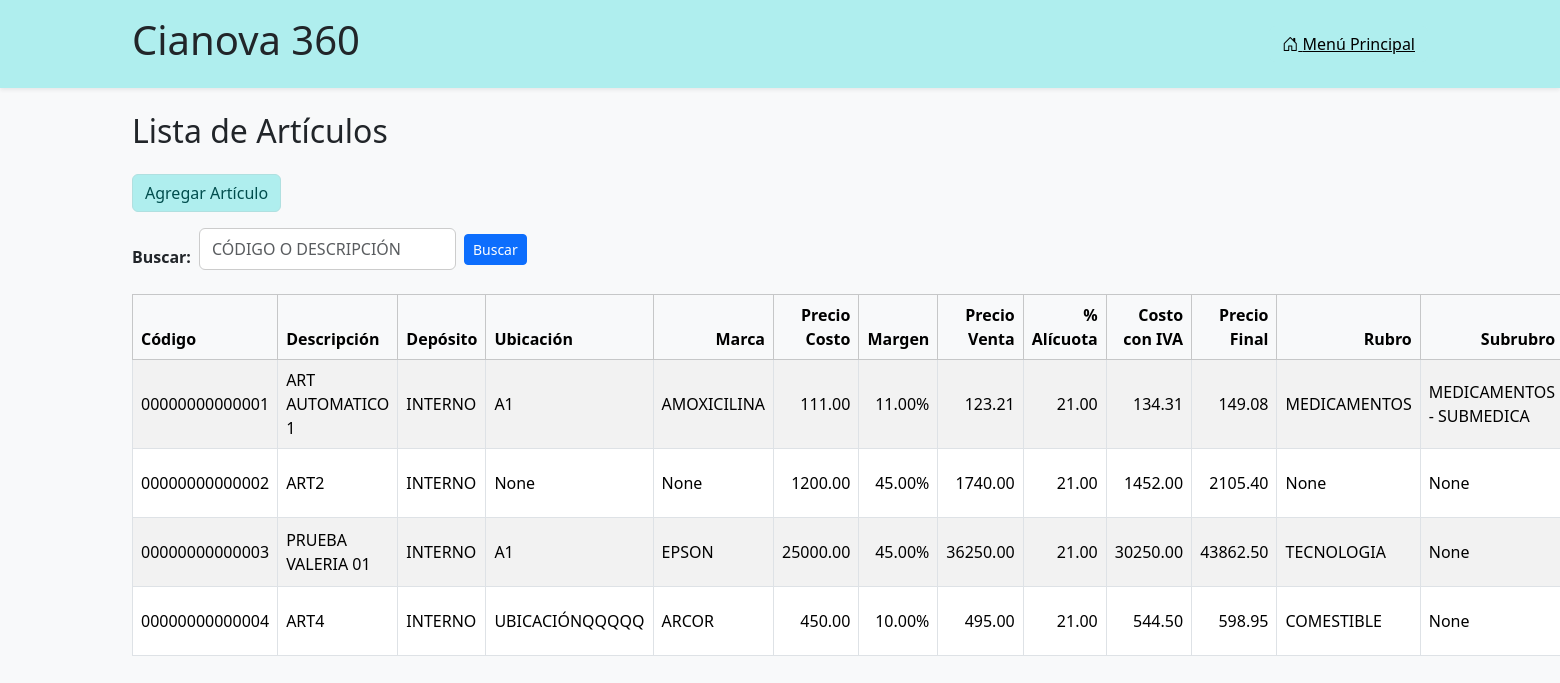
The page /articulos/lista/ on the database its author committed.
### articulos/models.py (models this page shows, shortened)
class UpperCaseMixin:
    def save(self, *args, **kwargs):
        for field in self._meta.fields:
            if isinstance(field, models.CharField) and getattr(self, field.name):
                setattr(self, field.name, getattr(self, field.name).upper())
        super().save(*args, **kwargs)

class Articulo(UpperCaseMixin, models.Model):
    codart = models.CharField(
        "Código",
        max_length=14,
        unique=True,
        validators=[
            RegexValidator(
                regex=r'^[A-Z0-9]+$',
                message='Solo se permiten letras mayúsculas y números.'
            )
        ],
        help_text='14 caracteres, se completa con ceros a la izquierda.'
    )
    descrip = models.CharField("Descripción", max_length=80)
    marca = models.ForeignKey('Marca', on_delete=models.PROTECT, blank=True, null=True)
    rubro = models.ForeignKey('Rubro', on_delete=models.PROTECT, blank=True, null=True)
    subrubro = models.ForeignKey('Subrubro', on_delete=models.PROTECT, blank=True, null=True)
    deposito = models.CharField(max_length=14, blank=True, null=True, verbose_name="Depósito")
    precosto = models.DecimalField("Precio Costo", max_digits=12, decimal_places=2, validators=[MinValueValidator(0)])
    margen = models.DecimalField("Margen %", max_digits=6, decimal_places=2, default=0)
    ncodalic = models.ForeignKey('Alicuota', verbose_name="Código Alícuota", on_delete=models.PROTECT)
    alic = models.DecimalField("% Alícuota", max_digits=5, decimal_places=2, editable=False, null=True, default=0)
    costoiva = models.DecimalField("Costo con IVA", max_digits=12, decimal_places=2, null=True, default=0)
    preventa = models.DecimalField("Precio Venta (sin IVA)", max_digits=12, decimal_places=2, null=True, default=0)
    prefinal = models.DecimalField(
        "Precio Final (con IVA)",
        max_digits=12,
        decimal_places=2,
        null=True,
        default=0,
        blank=True,
        validators=[MinValueValidator(0)]
    )
    fecultmod = models.DateField(null=True, blank=True)
    modo_calculo = models.CharField(
        max_length=1,
        choices=[('C', 'Costo → Final'), ('F', 'Final → Costo')],
        default='C'
    )
    cantidad = models.DecimalField(max_digits=14, decimal_places=4, default=0)
    unimed = models.CharField(max_length=2, choices=UNIDADES, default='UN')
    codprovee = models.CharField("Código de proveedor", max_length=14, blank=True, null=True)
    bajostock = models.DecimalField("Stock mínimo para alerta", max_digits=11, decimal_places=4, default=0)
    ubicacion = models.CharField("Ubicación", max_length=14, blank=True, null=True)
    obs = models.TextField("Observaciones", blank=True, null=True)

class Marca(UpperCaseMixin, models.Model):
    nombre = models.CharField(max_length=14, unique=True)
    class Meta:
        verbose_name_plural = "Marcas"
        ordering = ['nombre']
    def __str__(self):
        return self.nombre

class Rubro(UpperCaseMixin, models.Model):
    nombre = models.CharField(max_length=14, unique=True)
    class Meta:
        verbose_name_plural = "Rubros"
        ordering = ['nombre']
    def __str__(self):
        return self.nombre

class Subrubro(UpperCaseMixin, models.Model):
    rubro = models.ForeignKey('Rubro', on_delete=models.CASCADE, related_name='subrubros')
    nombre = models.CharField(max_length=14)
    class Meta:
        db_table = 'subrubro'
        unique_together = ('rubro', 'nombre')
        ordering = ['nombre']
    def __str__(self):
        return f"{self.rubro.nombre} - {self.nombre}"

### articulos/views.py (the view)
# urls.py: path('lista/', views.lista_articulos, name='lista_articulos'),
def lista_articulos(request):
    articulos = Articulo.objects.all().order_by('codart')
    q = request.GET.get('q', '')
    if q:
        articulos = articulos.filter(
            Q(codart__icontains=q) |
            Q(descrip__icontains=q)
        )
    return render(request, 'articulos/lista.html', {'articulos': articulos})

### articulos/templates/articulos/lista.html (shortened to what this page needs)
{% extends "articulos/base.html" %}
{% load widget_tweaks %}
{% block content %}
<h2 class="mb-4">Lista de Artículos</h2>
<a class="btn btn-institucional mb-3" href="{% url 'agregar_articulo' %}">Agregar Artículo</a>
<form method="get" class="row g-2 mb-4 align-items-center">
  <div class="col-auto">
    <label for="buscar" class="form-label mb-0">Buscar:</label>
  </div>
  <div class="col-auto">
    <input type="text"
           name="q"
           id="buscar"
           class="form-control"
           value="{{ query }}"
           placeholder="CÓDIGO O DESCRIPCIÓN"
           maxlength="80"
           oninput="this.value = this.value.toUpperCase();">
  </div>
  <div class="col-auto">
    <button type="submit" class="btn btn-sm btn-primary">Buscar</button>
  </div>
</form>
<table class="table table-striped table-bordered align-middle">
  <thead class="table-light">
    <tr>
      <th style="width: 120px;">Código</th>
      <th style="width: 35%;">Descripción</th>
	  <th style="text-end">Depósito</th>
	  <th style="text-end">Ubicación</th>
	  <th class="text-end">Marca</th>
	  <th class="text-end">Precio Costo</th>
      <th class="text-end">Margen</th>
      <th class="text-end">Precio Venta</th>
      <th class="text-end">% Alícuota</th>
      <th class="text-end">Costo con IVA</th>
      <th class="text-end">Precio Final</th>
	  <th class="text-end">Rubro</th>
	  <th class="text-end">Subrubro</th>
    </tr>
  </thead>
  <tbody>
  {% for articulo in articulos %}
  <tr>
    <td>{{ articulo.codart }}</td>
    <td>{{ articulo.descrip }}</td>
    <td>{{ articulo.deposito }}</td>
    <td>{{ articulo.ubicacion }}</td>
    <td>{{ articulo.marca }}</td>
    <td class="text-end">{{ articulo.precosto|floatformat:2 }}</td>
    <td class="text-end">{{ articulo.margen|floatformat:2 }}%</td>
    <td class="text-end">{{ articulo.preventa|floatformat:2 }}</td>
    <td class="text-end">{{ articulo.alic|floatformat:2 }}</td>
    <td class="text-end">{{ articulo.costoiva|floatformat:2 }}</td>
    <td class="text-end">{{ articulo.prefinal|floatformat:2 }}</td>
    <td>{{ articulo.rubro }}</td>
    <td>{{ articulo.subrubro }}</td>
  </tr>
  {% empty %}
  <tr>
    <td colspan="19" class="text-center">No hay artículos cargados.</td>
  </tr>
  {% endfor %}
  </tbody>
</table>
{% endblock %}

### articulos/static/articulos/css/styles.css (style rules this page uses)
body, input, button, label, textarea, select { font-family: 'Segoe UI', Arial, Helvetica, sans-serif !important; }
:root { --color-marca: rgb(175, 238, 238); --color-marca-hover: rgb(150, 220, 220); --color-cancelar: rgb(120, 180, 180); --color-cancelar-hover: rgb(100, 160, 160); --color-eliminar: rgb(100, 140, 140); --color-eliminar-hover: rgb(80, 120, 120); }
body { background-color: #f8f9fa; color: #212529; margin: 0; padding: 0; }
form label { display: block; margin-top: 1rem; font-weight: bold; }
form input[type="text"], form input[type="number"], form input[type="password"], form select, form textarea { font-size: 1rem; border: 1px solid #ccc; border-radius: 6px; padding: 0.5rem 0.75rem; transition: all 0.2s ease-in-out; width: auto; }
.btn-institucional { background-color: rgb(175, 238, 238); color: #000; border: none; font-weight: 500; }
.btn-institucional { background-color: rgb(175, 238, 238); color: #004d4d; border: 1px solid #b0e0e0; }
#buscar { text-transform: uppercase; }

### rows shown on the page
Articulo: codart "00000000000001", descrip "ART AUTOMATICO 1", deposito "INTERNO", ubicacion "A1", marca "AMOXICILINA", precosto "111.00", margen "11.00", preventa "123.21", alic "21.00", costoiva "134.31", prefinal "149.08", rubro "MEDICAMENTOS", subrubro "MEDICAMENTOS - SUBMEDICA"
Articulo: codart "00000000000002", descrip "ART2", deposito "INTERNO", ubicacion "None", marca "None", precosto "1200.00", margen "45.00", preventa "1740.00", alic "21.00", costoiva "1452.00", prefinal "2105.40", rubro "None", subrubro "None"
Articulo: codart "00000000000003", descrip "PRUEBA VALERIA 01", deposito "INTERNO", ubicacion "A1", marca "EPSON", precosto "25000.00", margen "45.00", preventa "36250.00", alic "21.00", costoiva "30250.00", prefinal "43862.50", rubro "TECNOLOGIA", subrubro "None"
Articulo: codart "00000000000004", descrip "ART4", deposito "INTERNO", ubicacion "UBICACIÓNQQQQQ", marca "ARCOR", precosto "450.00", margen "10.00", preventa "495.00", alic "21.00", costoiva "544.50", prefinal "598.95", rubro "COMESTIBLE", subrubro "None"
